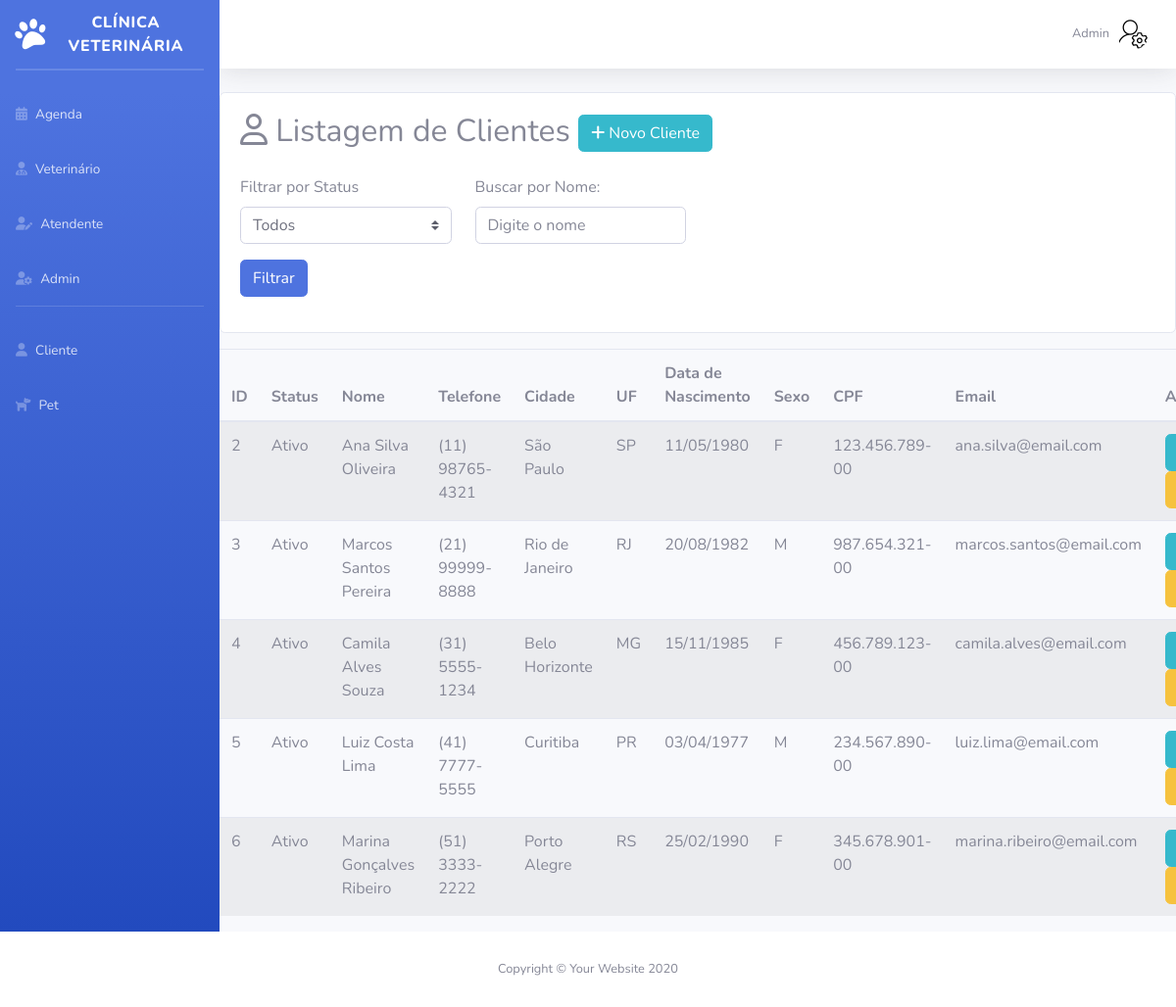
/Sistema/Admin/listagemCliente.php (signed in), run on an earlier commit of the app's database.
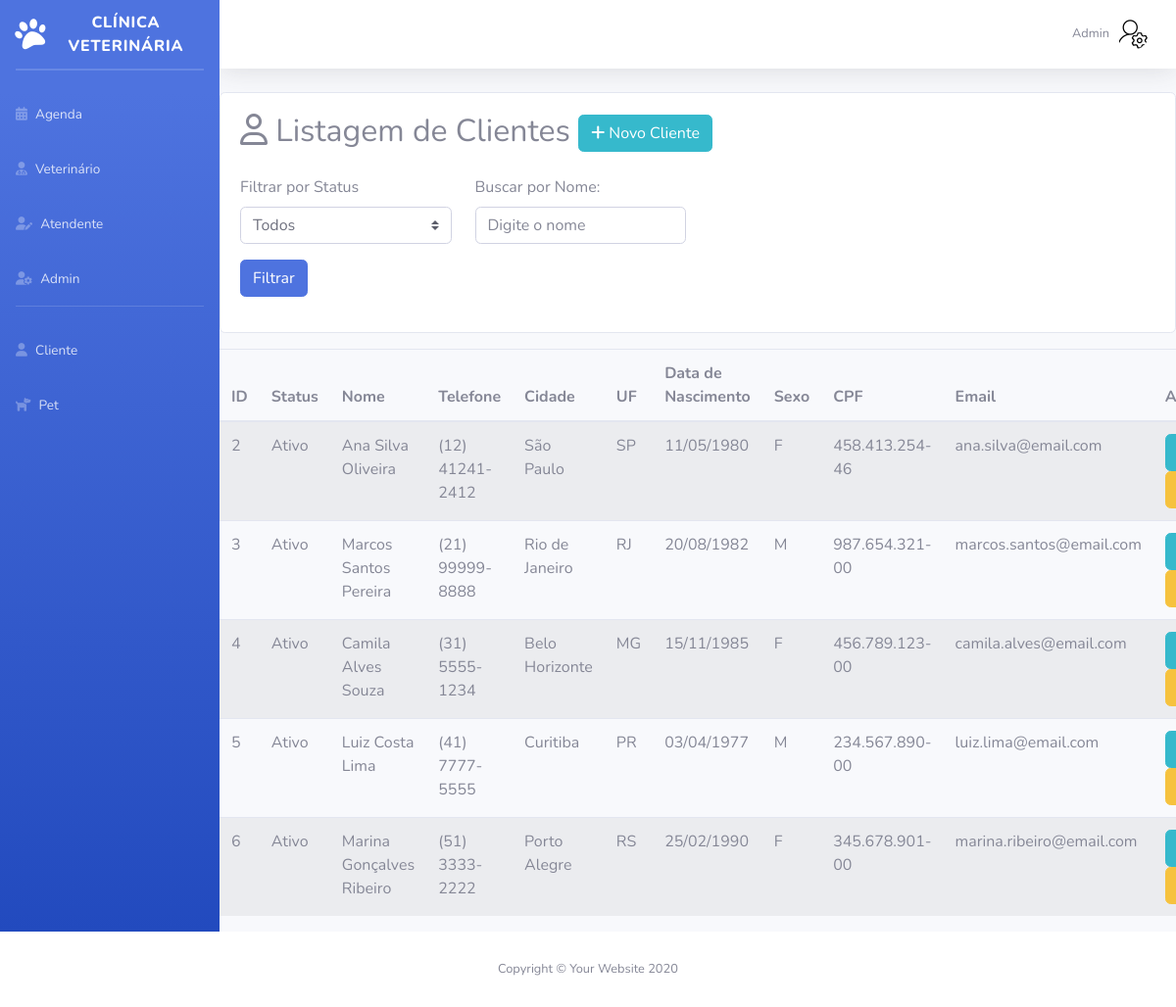
And on a later commit of the database.
### tables this page shows
CREATE TABLE `cliente` (
  `id` int(11) NOT NULL,
  `statusCliente` varchar(15) NOT NULL,
  `nome` varchar(200) NOT NULL,
  `telefone` varchar(20) NOT NULL,
  `endereco` varchar(200) NOT NULL,
  `bairro` varchar(50) NOT NULL,
  `cep` varchar(15) NOT NULL,
  `numero` int(6) NOT NULL,
  `cidade` varchar(100) NOT NULL,
  `UF` varchar(2) NOT NULL,
  `sexo` varchar(1) NOT NULL,
  `dataNascimento` varchar(50) NOT NULL,
  `CPF` varchar(14) NOT NULL,
  `email` varchar(200) NOT NULL,
  `dataCadastro` date NOT NULL DEFAULT current_timestamp()
);

### Sistema/Admin/listagemCliente.php (the view, shortened to what the changed rows need)
<?php
require_once("conexao.php");
$sql = "select * from cliente";
$resultado = mysqli_query($conexao, $sql);
?>
<!DOCTYPE html>
<html lang="pt-br">
<head>
    <link href="vendor/fontawesome-free/css/all.min.css" rel="stylesheet" type="text/css">
    <link href="css/sb-admin-2.min.css" rel="stylesheet">
</head>
<body id="page-top">
    <div id="wrapper">
        <div id="content-wrapper" class="d-flex flex-column">
            <div id="content">
                <div class="card mt-3 mb-3">
                    <div class="card-body">
                        <h2><i class="fa-regular fa-user"></i> Listagem de Clientes <a href="cadastroCliente.php" class="btn btn-info btn-sn"><i class="fa-solid fa-plus" style="color: #ffffff;"></i> Novo Cliente</a></h2>
                    </div>
                </div>
                <div class="table-responsive">
                    <table class="table table-striped table-hover" style="overflow: auto; max-width: 100%;">
                        <thead>
                            <tr>
                                <th scope="col">ID</th>
                                <th scope="col">Status</th>
                                <th scope="col">Nome</th>
                                <th scope="col">Telefone</th>
                                <th scope="col">Cidade</th>
                                <th scope="col">UF</th>
                                <th scope="col">Data de Nascimento</th>
                                <th scope="col">Sexo</th>
                                <th scope="col">CPF</th>
                                <th scope="col">Email</th>
                                <th scope="col">Ação</th>
                            </tr>
                        </thead>
                        <tbody>
                            <?php while ($linha = mysqli_fetch_array($resultado)) {
                                $dataNascimentoFormatada = date("d/m/Y", strtotime($linha["dataNascimento"]));
                                $dataCadastroFormatada = date("d/m/Y", strtotime($linha["dataCadastro"])); ?>
                                <tr>
                                    <td>
                                        <?= $linha['id'] ?>
                                    </td>
                                    <td>
                                        <?= $linha['statusCliente'] ?>
                                    </td>
                                    <td>
                                        <?= $linha['nome'] ?>
                                    </td>
                                    <td>
                                        <?= $linha['telefone'] ?>
                                    </td>
                                    <td>
                                        <?= $linha['cidade'] ?>
                                    </td>
                                    <td>
                                        <?= $linha['UF'] ?>
                                    </td>
                                    <td>
                                        <?= $dataNascimentoFormatada ?>
                                    </td>
                                    <td>
                                        <?= $linha['sexo'] ?>
                                    </td>
                                    <td>
                                        <?= $linha['CPF'] ?>
                                    </td>
                                    <td>
                                        <?= $linha['email'] ?>
                                    </td>
                                    <td>
                                        <a href="olharCliente.php?id=<?= $linha['id'] ?>" class="btn btn-info"><i class="fa-solid fa-eye" style="color: #000000;"></i></a>
                                        <a href="editarCliente.php?id=<?= $linha['id'] ?>" class="btn btn-warning"><i class="fa-solid fa-pen-to-square" style="color: #000000;"></i></a>
                                    </td>
                                </tr>
                            <?php } ?>
                    </table>
                </div>
            </div>
        </div>
        <?php require_once("footer.php"); ?>
</body>
</html>

What changed in the data, as far as the page shows it:
changed cliente "Ana Silva Oliveira": telefone "(11) 98765-4321" → "(12) 41241-2412"; CPF "123.456.789-00" → "458.413.254-46"
